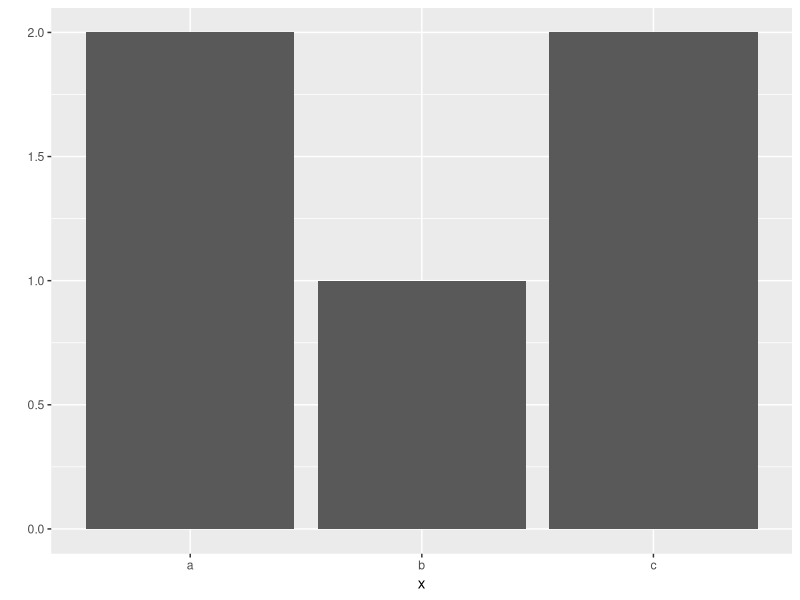

This chart was generated by the following R code:
#2022-07-12

#ggplot 패키지 설치

# installed.packages() -> 인스톨한 패키지 확인
# install.packages('ggplot2') -> 패키지 설치
library(ggplot2)
x = c('a', 'b' ,'a', 'c', 'c')
x
qplot(x)


mpg = as.data.frame(ggplot2::mpg)
mpg
head(mpg)
tail(mpg)
View(mpg)
str(mpg)
head(mpg, 10)

mpg$total = (mpg$cty+mpg$hwy)
mpg$avg = mpg$total/2
View(mpg)
head(mpg)
